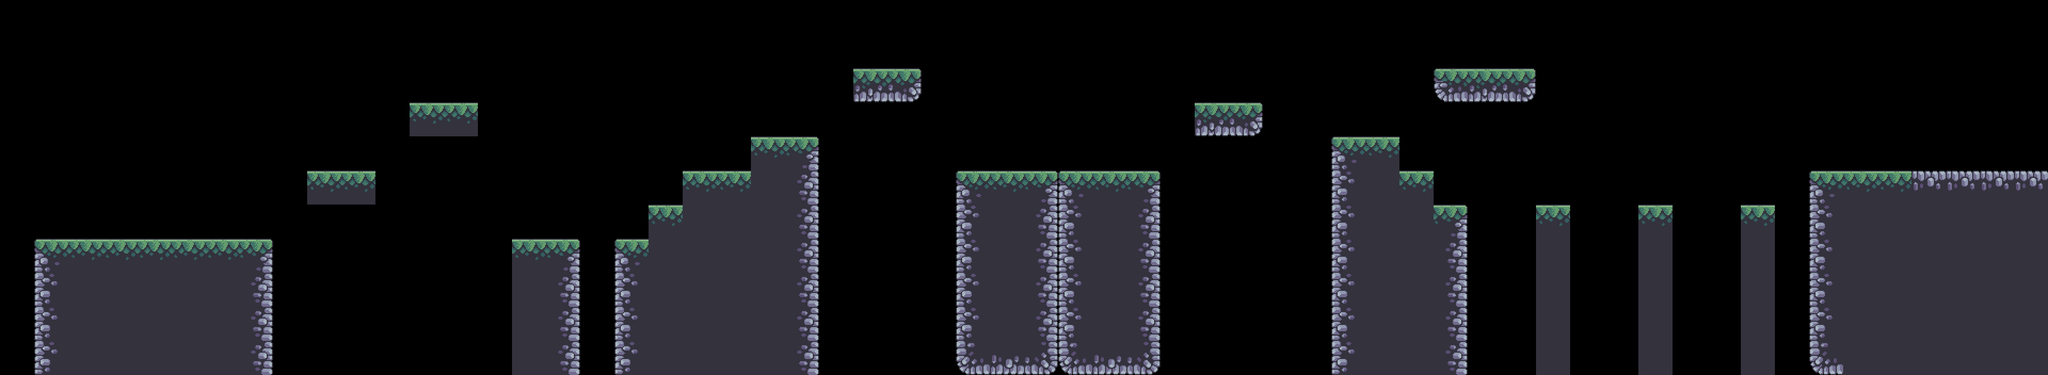

Below is a game level as drawn by its tile map, then a one-line description and the .tmx file that defines it, in full:
An orthogonal 60x11 tile map with 64x64 px tiles, 1 tile layer (Tile Layer 1).

<map version="1.5" tiledversion="1.7.2" orientation="orthogonal" renderorder="right-down" width="60" height="11" tilewidth="64" tileheight="64" infinite="0" nextlayerid="2" nextobjectid="1">
 <tileset firstgid="1" source="../tilesets/terrain_tiles.tsx" />
 <layer id="1" name="Tile Layer 1" width="60" height="11">
  <data encoding="csv">
0,0,0,0,0,0,0,0,0,0,0,0,0,0,0,0,0,0,0,0,0,0,0,0,0,0,0,0,0,0,0,0,0,0,0,0,0,0,0,0,0,0,0,0,0,0,0,0,0,0,0,0,0,0,0,0,0,0,0,0,
0,0,0,0,0,0,0,0,0,0,0,0,0,0,0,0,0,0,0,0,0,0,0,0,0,0,0,0,0,0,0,0,0,0,0,0,0,0,0,0,0,0,0,0,0,0,0,0,0,0,0,0,0,0,0,0,0,0,0,0,
0,0,0,0,0,0,0,0,0,0,0,0,0,0,0,0,0,0,0,0,0,0,0,0,0,14,15,0,0,0,0,0,0,0,0,0,0,0,0,0,0,0,13,14,15,0,0,0,0,0,0,0,0,0,0,0,0,0,0,0,
0,0,0,0,0,0,0,0,0,0,0,0,2,2,0,0,0,0,0,0,0,0,0,0,0,0,0,0,0,0,0,0,0,0,0,14,15,0,0,0,0,0,0,0,0,0,0,0,0,0,0,0,0,0,0,0,0,0,0,0,
0,0,0,0,0,0,0,0,0,0,0,0,0,0,0,0,0,0,0,0,0,0,2,3,0,0,0,0,0,0,0,0,0,0,0,0,0,0,0,1,2,0,0,0,0,0,0,0,0,0,0,0,0,0,0,0,0,0,0,0,
0,0,0,0,0,0,0,0,0,2,2,0,0,0,0,0,0,0,0,0,2,2,6,7,0,0,0,0,1,2,3,1,2,3,0,0,0,0,0,5,6,2,0,0,0,0,0,0,0,0,0,0,0,1,2,2,1073741834,1073741834,1073741834,1073741834,
0,0,0,0,0,0,0,0,0,0,0,0,0,0,0,0,0,0,0,2,6,6,6,7,0,0,0,0,5,6,7,5,6,7,0,0,0,0,0,5,6,6,3,0,0,2,0,0,2,0,0,2,0,5,6,6,6,6,6,6,
0,1,2,2,2,2,2,3,0,0,0,0,0,0,0,2,3,0,1,6,6,6,6,7,0,0,0,0,5,6,7,5,6,7,0,0,0,0,0,5,6,6,7,0,0,6,0,0,6,0,0,6,0,5,6,6,6,6,6,6,
0,5,6,6,6,6,6,7,0,0,0,0,0,0,0,6,7,0,5,6,6,6,6,7,0,0,0,0,5,6,7,5,6,7,0,0,0,0,0,5,6,6,7,0,0,6,0,0,6,0,0,6,0,5,6,6,6,6,6,6,
0,5,6,6,6,6,6,7,0,0,0,0,0,0,0,6,7,0,5,6,6,6,6,7,0,0,0,0,5,6,7,5,6,7,0,0,0,0,0,5,6,6,7,0,0,6,0,0,6,0,0,6,0,5,6,6,6,6,6,6,
0,5,6,6,6,6,6,7,0,0,0,0,0,0,0,6,7,0,5,6,6,6,6,7,0,0,0,0,9,10,11,9,10,11,0,0,0,0,0,5,6,6,7,0,0,6,0,0,6,0,0,6,0,9,6,6,6,6,6,6
</data>
 </layer>
</map>
